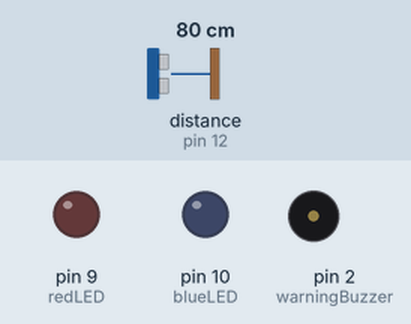
Bench run of a sketch on a simulated Arduino Uno, built with avr-gcc and run on an emulated ATmega328P. Shown: output pins drawn as LEDs (lit = HIGH), buzzer (waves = sounding). The test bench sets the inputs (shaded band); at power-on: distance to the obstacle (sensor on pin 12) 80 cm. The echo pulse lasts 58.3 µs per cm.

Above: at 1.7 s.
3.0 s: distance to the obstacle (sensor on pin 12) set to 79 cm
At 3.7 s:
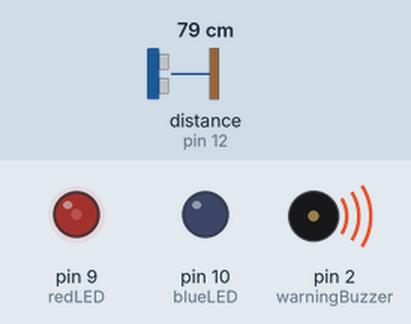
6.0 s: distance to the obstacle (sensor on pin 12) set to 2 cm
At 6.28 s:
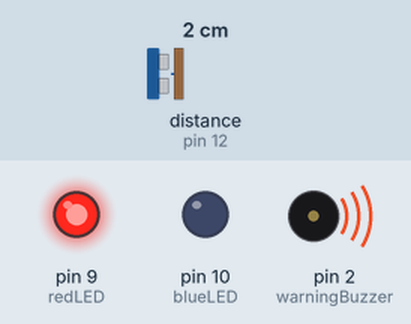
9.0 s: distance to the obstacle (sensor on pin 12) set to 120 cm
At 9.27 s:
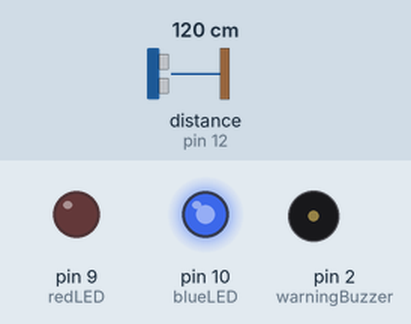
12.0 s: distance to the obstacle (sensor on pin 12) set to 4 cm
At 12.24 s:
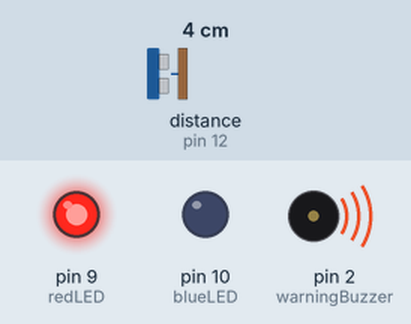
Timing chart, 0 to 16.0 s (numbered marks = the images above; inputs shaded):
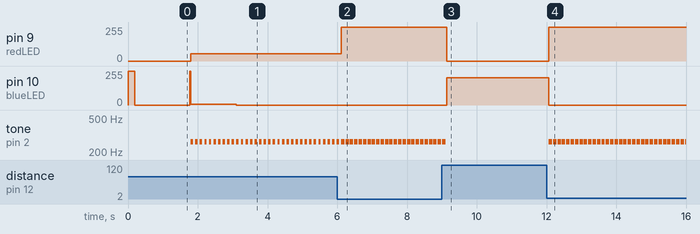

Measured:
- the behaviour switches between 80 and 79 cm on distance to the obstacle (sensor on pin 12) (found by bisection; images 0 and 1)
- after the input at 3.0 s, pin 9 (redLED): 55/255 → 56/255 after 0.11 s; pin 10 (blueLED): 5/255 → 0/255 after 0.11 s
- after the input at 6.0 s, pin 9 (redLED): 56/255 → 255/255 after 0.11 s
- after the input at 9.0 s, pin 9 (redLED): 255/255 → 0/255 after 0.14 s; pin 10 (blueLED): 0/255 → 206/255 after 0.14 s; tone on pin 2 (warningBuzzer): goes on until 9.1 s, then stays silent
- after the input at 12.0 s, pin 9 (redLED): 0/255 → 255/255 after 0.06 s; pin 10 (blueLED): 206/255 → 0/255 after 0.06 s; tone on pin 2 (warningBuzzer): alternates 262 Hz for 0.10 s and silent for 0.03 s, starting after 0.06 s
- by itself, tone on pin 2 (warningBuzzer): alternates 262 Hz for 0.10 s and silent for 0.03 s

The sketch:

Wall_Sensor_0.2.0.ino
```cpp
#include <SR04.h>
#include <pitches.h>

/*      Wall Sensor v0.1.04
 *
 *      Last Modified 1/24/19
 *
 *      Ultrasonic proximity warning system.
 *      Uses distance measurement to control:
 *      - RGB LED warning intensity
 *      - Audible buzzer feedback
 *
 *      As an object approaches:
 *      - LED color shifts from blue toward red
 *      - Warning tone increases in duration
 */

// Pin Numbers
#define redLED 9          // Red LED Pin          | Must Be PMW
#define blueLED 10        // Blue LED Pin         | Must Be PMW
#define warningBuzzer 2   // Buzzer Pin           | no requirements
#define ussTrigPin 12     // HC-SR04 Trigger Pin  | no requirements
#define ussEchoPin 11     // HC-SR04 Echo Pin     | no requirements

// System Settings
int threshold = 122;      // Distance at which warning begins, in cm
int cycleTime = 100;      // Main update cycle time, in ms

// Instantiate Sensor Object
SR04 usSensor = SR04(ussEchoPin,ussTrigPin);

//
//
// Setup
void setup() {

  // Configure output pins
  pinMode(redLED, OUTPUT);
  pinMode(blueLED, OUTPUT);
  pinMode(warningBuzzer, OUTPUT);

  // Run startup LED animation
  introSeq();
}

//
//
// Intro Sequence
//
//    A/V sequence for flashy bootup
void introSeq() {

  // Start with blue LED fully on
  analogWrite(redLED, 0);
  analogWrite(blueLED, 255);

  delay(200);

  // Turn blue off
  analogWrite(blueLED, 0);

  delay(800);

  // Fade blue LED back in
  for (int i = 0; i < 256; i++) {
    analogWrite(blueLED, i);
    delay(3);
  }

}

//
//
// beepCalc
//
//    Return a float between 0 and 1 indicating how much of each
//    cycle should be spent with the buzzer on
//
//    0 = no warning
//    1 = continuous warning
//
//    Warning increases as distance decreases
float beepCalc (float dist, float threshold) {

  // Distance ratio relative to warning threshold
  float a = dist/threshold;

  // Maximum warning when object is closer than half threshold
  if (dist < .5 * threshold) {
    return 1;

  // No warning when outside threshold distance
  } else if (dist > threshold) {
    return 0;

  // Scale warning intensity between half threshold and threshold
  } else {
    return pow((-2 * dist/threshold) + 2, 1);   //<-- WTF? X^1?
  }
}

//
//
//  lightAdj
//
//  Set the color of the LED based on warningInstensity
//
// warningIntensity:
// 0 = blue / no warning
// 1 = red / maximum warning
//
// Adjusts both active and inactive LED channels
void lightAdj(float warningIntensity) {

  int onLightPin;
  int offLightPin;

  int onLightVal;
  int offLightVal;


  // Calculate brightness of active LED channel
  onLightVal = 255 * (0.8 * (pow(warningIntensity * 2 - 1, 4)) + 0.2);

  // Calculate brightness of inactive LED channel
  offLightVal = 255 * ((-pow(warningIntensity - 0.5, 2) * 5) + 0.2);


  // Prevent negative PWM values
  if (offLightVal < 0) {
    offLightVal = 0;
  }


  // Select LED color based on warning intensity
  if (warningIntensity > .5) {

    // Higher warning = red dominant
    onLightPin = redLED;
    offLightPin = blueLED;

  } else {

    // Lower warning = blue dominant
    onLightPin = blueLED;
    offLightPin = redLED;
  }


  // Apply calculated LED brightness
  analogWrite(onLightPin, onLightVal);
  analogWrite(offLightPin, offLightVal);
}

//
//
// Main Loop
void loop() {

  // Read distance from ultrasonic sensor
  int dist = usSensor.Distance();

  // Convert distance into warning intensity
  float warningIntensity = beepCalc(dist, threshold);

  // Convert warning intensity into buzzer duration
  int beepLength = cycleTime * warningIntensity;


  // Update RGB LED output
  lightAdj(warningIntensity);


  // Play warning tone if object is within range
  if (warningIntensity > 0){

    // Tone duration increases as object gets closer
    tone(warningBuzzer, NOTE_C4, beepLength);
  }

  // Wait before next sensor update
  delay(cycleTime);
}
```
